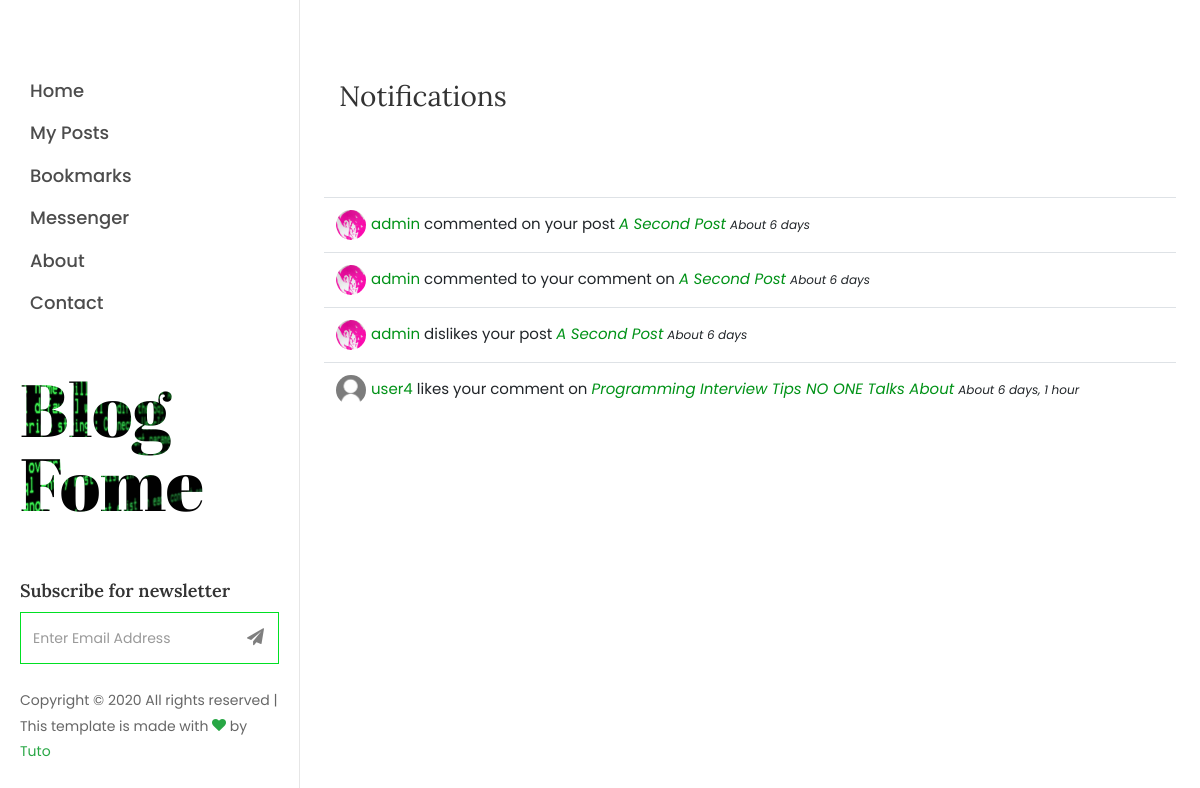
Page /notifications/ (signed in) on the earlier database version.
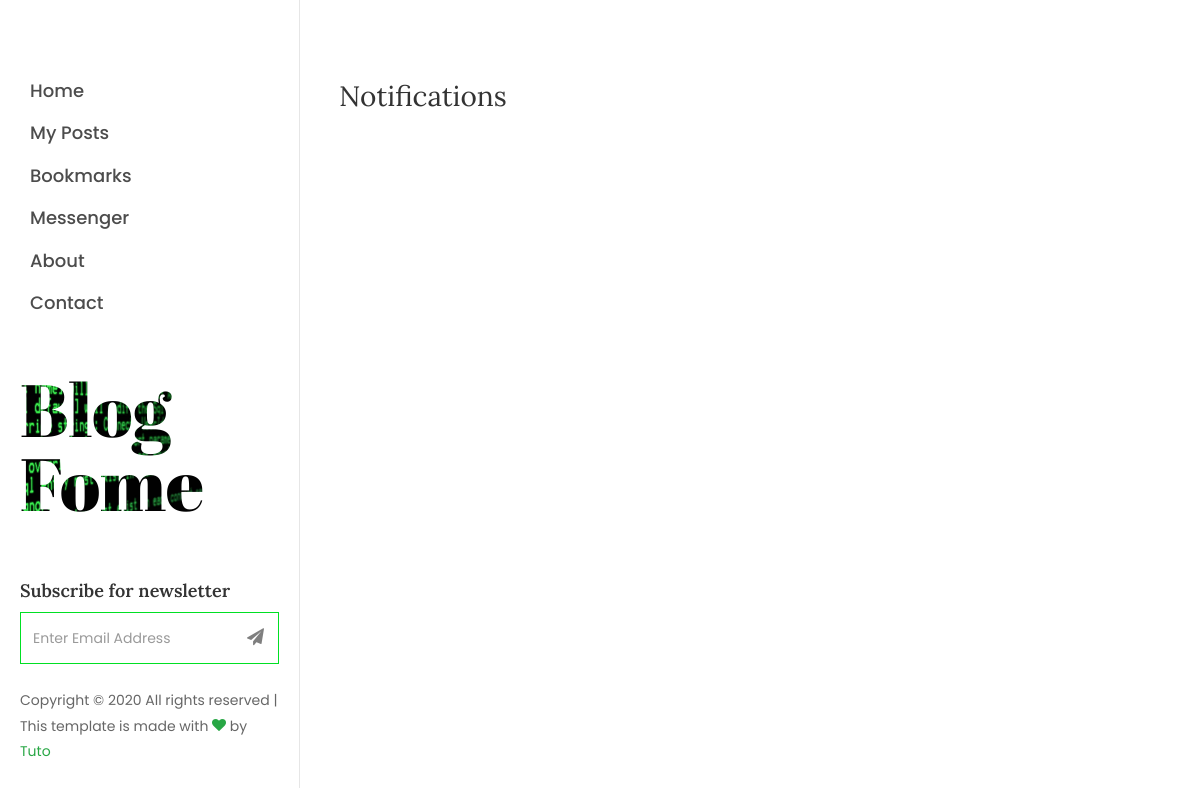
Same page on the later database version.
### notifications/models.py (models this page shows, shortened)
class Notification(models.Model):
    user = models.ForeignKey(User, on_delete=models.CASCADE, related_name='notifications')
    author = models.ForeignKey(User, on_delete=models.CASCADE, related_name='author', null=True)
    author_name = models.CharField(max_length=255, null=True)
    post = models.ForeignKey(Post, on_delete=models.CASCADE, null=True)
    comment = models.ForeignKey(Comment, on_delete=models.CASCADE, null=True)
    thread = models.ForeignKey(Thread, on_delete=models.CASCADE, null=True)
    created_at = models.DateTimeField(auto_now_add=True)
    updated_at = models.DateTimeField(auto_now=True)
    message = models.TextField()
    html_message = models.TextField()
    read = models.BooleanField(default=False)
    active = models.BooleanField(default=True)
    category = models.CharField(max_length=255)
    action = models.CharField(max_length=255, null=True)
    objects = models.Manager()
    commentNotification = CommentNotification()
    voteNotification = VoteNotification()
    messageNotification = MessageNotification()
    class Meta:
        ordering = ['-created_at']
    def get_html_message(self):
        if self.category=='comment' or self.category=='vote':
            if self.author:
                author_url = reverse('blog:user_profile', kwargs={'slug': self.author})
                img_url = "<img src='{}' class='avatar-notification'>".format(self.author.profile.image.url)
                author = "<a href='{}'>{}{}</a>".format(author_url, img_url, self.author)
            else:
                author = self.author_name
            post_url = reverse('blog:post_detail', kwargs={'pk': self.post.id})
            post = "<a href='{}'><i>{}</i></a>".format(post_url, self.post)
            return self.html_message.format(author, self.action, post)

### users/models.py (models this page shows, shortened)
class Profile(models.Model):
    user = models.OneToOneField(User, on_delete=models.CASCADE)
    bio = models.TextField()
    image = models.ImageField(default='default.jpg', upload_to='profile_pics')
    """ def save(self, *args, **kwargs):
        super().save(*args, **kwargs)

        img = Image.open(self.image.path)
        if img.height > 300 or img.width > 300:
            output_size = (300, 300)
            img.thumbnail(output_size)
            img.save(self.image.path) """

### blog/models.py (models this page shows, shortened)
class Post(models.Model):
    author = models.ForeignKey(User, on_delete=models.CASCADE, related_name='posts')
    category = models.ForeignKey(Category, on_delete=models.SET_NULL, null=True, blank=True, related_name='posts')
    title = models.CharField(max_length=255)
    image = models.ImageField(upload_to='blog/', default='default_post.jpg')
    content = models.TextField()
    created_at = models.DateTimeField(auto_now_add=True)
    active = models.BooleanField(default=True)
    tags = TaggableManager(blank=True)
    objects = PostManager()
    def __str__(self):
        return self.title

### notifications/views.py (the view)
# urls.py: path('', NotificationList.as_view(), name='list'),
@method_decorator(login_required, name='dispatch')
class NotificationList(ListView):
    template_name = "notifications/notifications_list.html"
    model = Notification
    context_object_name = 'obj'
    def get_context_data(self, **kwargs):
        context = super(NotificationList,self).get_context_data(**kwargs)
        context['notification_ids'] = list(self.request.user.notifications.filter(read=False).values_list('id', flat=True))
        return context
    def get_queryset(self):
        return self.request.user.notifications.filter(read=False)

### blog/templatetags/user_tags.py (called while the page is built)
@register.simple_tag
def get_notification_count(user):
    if user:
        return user.notifications.filter(read=False).count()
    return 0

### notifications/templates/notifications/notifications_list.html (shortened to what this page needs)
{% extends 'blog/base/base.html' %}
{% load static %}
{% block content %}
  <section class="ftco-section contact-section px-md-4">
    <div class="container">
      <div class="row d-flex mb-5 contact-info">
          <div class="col-md-12 mb-4">
              <h2 class="h3">Notifications</h2>
          </div>
      </div>
      <div class="row">
        <table class="table table-hover">
          <tbody>
            {% for item in obj %}
              <tr>
                <td>{{ item.get_html_message | safe }} <small><i>About {{ item.created_at | timesince }}</i></small></td>
              </tr>
            {% endfor %}
          </tbody>
        </table>
      </div>
    </div>
  </section>
{% endblock content %}

Differences in the rows shown:
no longer on this page (row edited): Notification: get_html_message (picture), get_html_message "admin commented on your post A Second Post", created_at "6 days"
no longer on this page (row edited): Notification: get_html_message (picture), get_html_message "admin commented to your comment on A Second Post", created_at "6 days"
no longer on this page (row edited): Notification: get_html_message (picture), get_html_message "admin dislikes your post A Second Post", created_at "6 days"
no longer on this page (row edited): Notification: get_html_message (placeholder picture), get_html_message "user4 likes your comment on Programming Interview Tips NO ONE Talks About", created_at "6 days, 1 hour"
